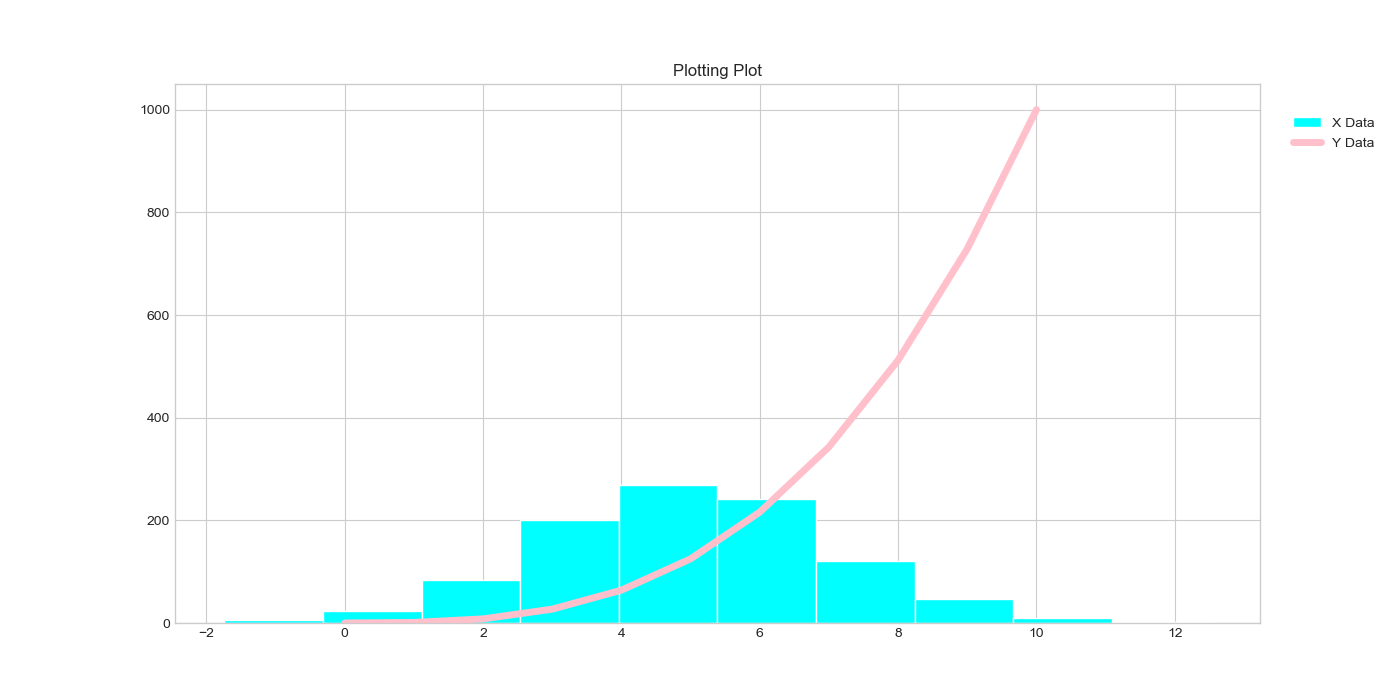

Source code (Python):
#Author: Rebecca Quinn
# plots a line plot and histogram

import numpy as np
import matplotlib.pyplot as plt

#distributuon is normal at 1000, mean is 5 and standard deviation is 2 for this historgram
meanvalue = 5
standard = 2
distrib = 1000
x = np.random.normal(meanvalue, standard, distrib)

xpoints = np.arange(0,11)

#x (xpoints) to the power of 3 using pow
ypoints = pow(xpoints, 3,)

#CUSTOMISING PLOT CODE BELOW

plt.figure(figsize=(14,7)) # size of fig 14x7
plt.style.use('seaborn-whitegrid') #grid style
plt.title("Plotting Plot")

plt.hist(x, facecolor="cyan", edgecolor="white", label="X Data") # draws solid white grid lines
plt.plot(xpoints, ypoints, linewidth=5.0, color="pink", label="Y Data") 
plt.legend(bbox_to_anchor=(1, 1), loc=2, borderaxespad=2)

#printing th eplot images or saving the images to current dir
#saves the plot into an image file as seen in plotted.png 
#plt.savefig("plottask.png")

#shows plot
plt.show()


